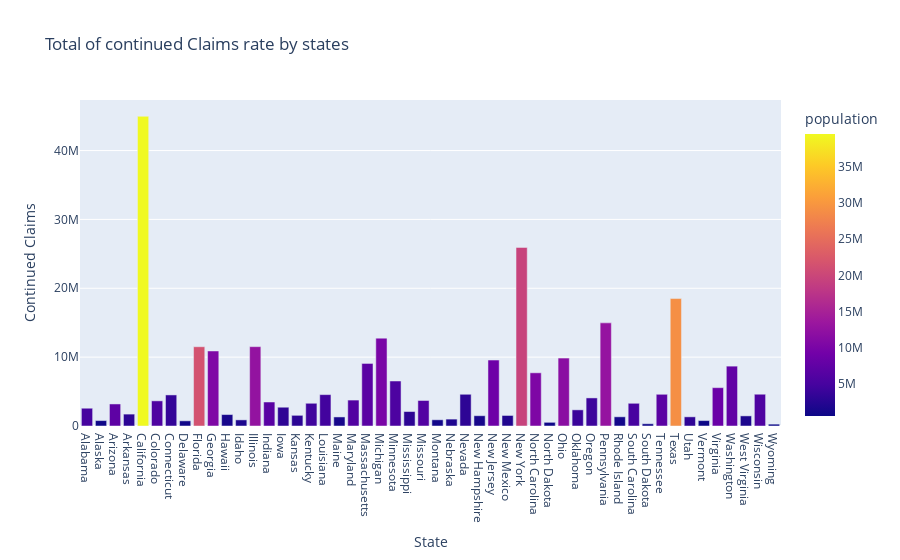

This figure's notebook cell:
### Code cell
px.bar(df_statewise,x='State',y='Continued Claims',title ="Total of continued Claims rate by states",color='population')

### Figure 1 — Plotly figure (JSON) as saved in the notebook; plotly's stock layout.template omitted (floating-point values rounded to 4 significant figures)
{"data": [{"alignmentgroup": "True", "hovertemplate": "State=%{x}<br>Continued Claims=%{y}<br>population=%{marker.color}<extra></extra>", "legendgroup": "", "marker": {"color": [4903185, 731545, 7278717, 3017804, 39512223, 5758736, 3565287, 973764, 21477737, 10617423, 1415872, 1787065, 12671821, 6732219, 3155070, 2913314, 4467673, 4648794, 1344212, 6045680, 6892503, 9986857, 5639632, 2976149, 6137428, 1068778, 1934408, 3080156, 1359711, 8882190, 2096829, 19453561, 10488084, 762062, 11689100, 3956971, 4217737, 12801989, 1059361, 5148714, 884659, 6829174, 28995881, 3205958, 623989, 8535519, 7614893, 1792147, 5822434, 578759], "coloraxis": "coloraxis"}, "name": "", "offsetgroup": "", "orientation": "v", "showlegend": false, "textposition": "auto", "type": "bar", "x": ["Alabama", "Alaska", "Arizona", "Arkansas", "California", "Colorado", "Connecticut", "Delaware", "Florida", "Georgia", "Hawaii", "Idaho", "Illinois", "Indiana", "Iowa", "Kansas", "Kentucky", "Louisiana", "Maine", "Maryland", "Massachusetts", "Michigan", "Minnesota", "Mississippi", "Missouri", "Montana", "Nebraska", "Nevada", "New Hampshire", "New Jersey", "New Mexico", "New York", "North Carolina", "North Dakota", "Ohio", "Oklahoma", "Oregon", "Pennsylvania", "Rhode Island", "South Carolina", "South Dakota", "Tennessee", "Texas", "Utah", "Vermont", "Virginia", "Washington", "West Virginia", "Wisconsin", "Wyoming"], "xaxis": "x", "y": [2580144, 788568, 3200431, 1727685, 44972306, 3651846, 4512233, 750352, 11510635, 10895609, 1660594, 888575, 11523092, 3484001, 2727633, 1549852, 3301403, 4557472, 1315530, 3765835, 9085093, 12757776, 6532991, 2100597, 3704446, 902328, 1001666, 4607897, 1493781, 9576693, 1528613, 25931411, 7725771, 534269, 9867837, 2345173, 4077699, 14977225, 1335698, 3297356, 326732, 4604708, 18506150, 1331944, 788643, 5568059, 8691778, 1469564, 4613480, 269994], "yaxis": "y"}], "layout": {"autosize": true, "barmode": "relative", "coloraxis": {"colorbar": {"title": {"text": "population"}}, "colorscale": [[0, "#0d0887"], [0.1111, "#46039f"], [0.2222, "#7201a8"], [0.3333, "#9c179e"], [0.4444, "#bd3786"], [0.5556, "#d8576b"], [0.6667, "#ed7953"], [0.7778, "#fb9f3a"], [0.8889, "#fdca26"], [1, "#f0f921"]]}, "legend": {"tracegroupgap": 0}, "title": {"text": "Total of continued Claims rate by states"}, "xaxis": {"anchor": "y", "autorange": true, "domain": [0, 1], "range": [-0.5, 49.5], "title": {"text": "State"}, "type": "category"}, "yaxis": {"anchor": "x", "autorange": true, "domain": [0, 1], "range": [0, 47340000.0], "title": {"text": "Continued Claims"}, "type": "linear"}}}
